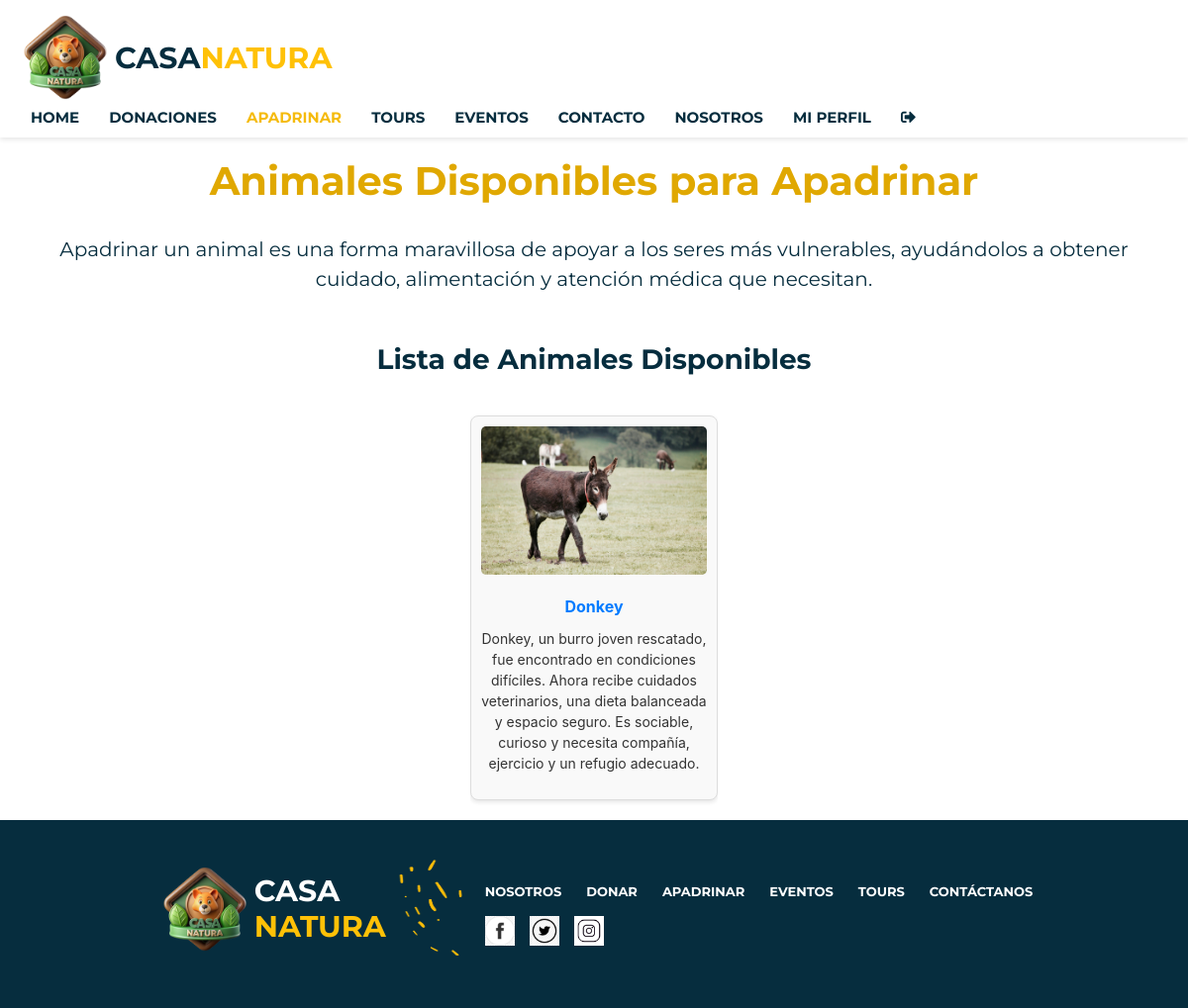
The app's page /listadoAnimalesDisponibles.php (signed in) with its own data.
### tables this page shows
CREATE TABLE `animal` (
  `ID_Animal` int(10) NOT NULL,
  `Nombre` varchar(30) NOT NULL,
  `Raza` varchar(30) NOT NULL,
  `Especie` varchar(30) NOT NULL,
  `Fecha_Ingreso` date NOT NULL,
  `Estado_Salud` varchar(20) NOT NULL,
  `Fecha_Nacimiento` date NOT NULL,
  `Apadrinado` tinyint(1) NOT NULL,
  `Imagen` varchar(255) NOT NULL,
  `Historia` varchar(255) NOT NULL,
  `Necesidades` varchar(255) NOT NULL
);

### listadoAnimalesDisponibles.php (the view, shortened to what this page needs)
<!DOCTYPE html>
<html lang="en">
<head>
    <link href="https://cdnjs.cloudflare.com/ajax/libs/font-awesome/5.15.4/css/all.min.css" rel="stylesheet">
    <link rel="stylesheet" href="./css/style.css" >
    <link rel="stylesheet" href="https://cdn.jsdelivr.net/npm/bootstrap@4.3.1/dist/css/bootstrap.min.css">
</head>
    <body>
        <nav>
            <?php
                include("fragmentos.php");
                echo $navbar;
            ?>
        </nav>
<main>
    <div class="container">
        <h1 class="animales-apadrinar-title">Animales Disponibles para Apadrinar</h1>
        <p class="animales-apadrinar-subtitle">Apadrinar un animal es una forma maravillosa de apoyar a los seres más vulnerables, ayudándolos a obtener cuidado, alimentación y atención médica que necesitan.</p>
        <h3 class="animales-apadrinar-list-title">Lista de Animales Disponibles</h3>
        <div class="animal-grid">
            <?php
                include 'actions/conexion.php';
                try {
                    $sql = "SELECT a.ID_Animal, a.Nombre, a.Imagen, a.Historia, a.Especie, a.Raza, a.Fecha_Nacimiento
                    FROM animal a
                    WHERE Apadrinado=0";
                    $result = $conn->query($sql);
                    if ($result->num_rows > 0) {
                        while ($animal = $result->fetch_assoc()) {
                            echo '<div class="animal-card">';
                            echo '<img class="imagenAnimal" src="./actions/'.$animal['Imagen'].'">';
                            echo '<a href="vistaDetalleAnimal.php?id=' . $animal['ID_Animal'] . '">' . htmlspecialchars($animal['Nombre']) . '</a>';
                            echo '<p> '.$animal['Historia'].'</p>';
                            echo '</div>';
                        }
                    } else {
                        echo '<p class="mensajeAnimalesApadrinar">No hay animales disponibles para apadrinar en este momento.</p>';
                    }
                } catch (PDOException $e) {
                    echo "<p>Error al cargar los animales: " . htmlspecialchars($e->getMessage()) . "</p>";
                }
            ?>
        </div>
    </div>
</main>
    <footer>
        <?php
         include "fragmentos.php";
         echo $footer;
         ?>
    </footer>
</body>
</html>

### css/style.css (style rules this page uses)
body { font-family: 'Montserrat', sans-serif; margin: 0; display: flex; flex-direction: column; padding: 0; box-sizing: border-box; font-weight: bold; min-height: 100vh; }
main { flex: 1; }
.animales-apadrinar-title { margin-top: 20px; margin-bottom: 30px; font-family: 'Montserrat', sans-serif; text-align: center; font-weight: bold; color: #e0a800; }
.animales-apadrinar-subtitle { margin-bottom: 50px; font-family: 'Montserrat', sans-serif; text-align: center; font-size: 20px; color: #062D3E; }
.animales-apadrinar-list-title { text-align: center; color: #062D3E; font-family: 'Montserrat', sans-serif; font-weight: bold; margin-top: 40px; margin-bottom: 20px; }
.animal-grid { display: flex; overflow-x: auto; gap: 15px; padding: 20px 0; justify-content: flex-start; }
.animal-card { background-color: #f9f9f9; border: 1px solid #ddd; padding: 10px; display: flex; flex-direction: column; align-items: center; text-align: center; border-radius: 8px; box-shadow: 0 2px 4px rgba(0, 0, 0, 0.1); width: 250px; flex-shrink: 0; }
.animal-card img { width: 100%; height: auto; max-height: 150px; object-fit: cover; border-radius: 5px; margin-bottom: 10px; }
.animal-card a { display: inline-block; margin-top: 10px; color: #007bff; text-decoration: none; font-weight: bold; }
.animal-card p { margin-top: 10px; font-size: 14px; color: #333; }
.container { justify-items: center; }
body { font-family: Arial, sans-serif; margin: 0; padding: 0; }
.imagenAnimal { width: 200px; height: 200px; }

### records on screen
animal: Imagen (picture), Nombre "Donkey", Historia "Donkey, un burro joven rescatado, fue encontrado en condiciones difíciles. Ahora recibe cuidados veterinarios, una dieta balanceada y espacio seguro. Es sociable, curioso y necesita compañía, ejercicio y un refugio adecuado."
